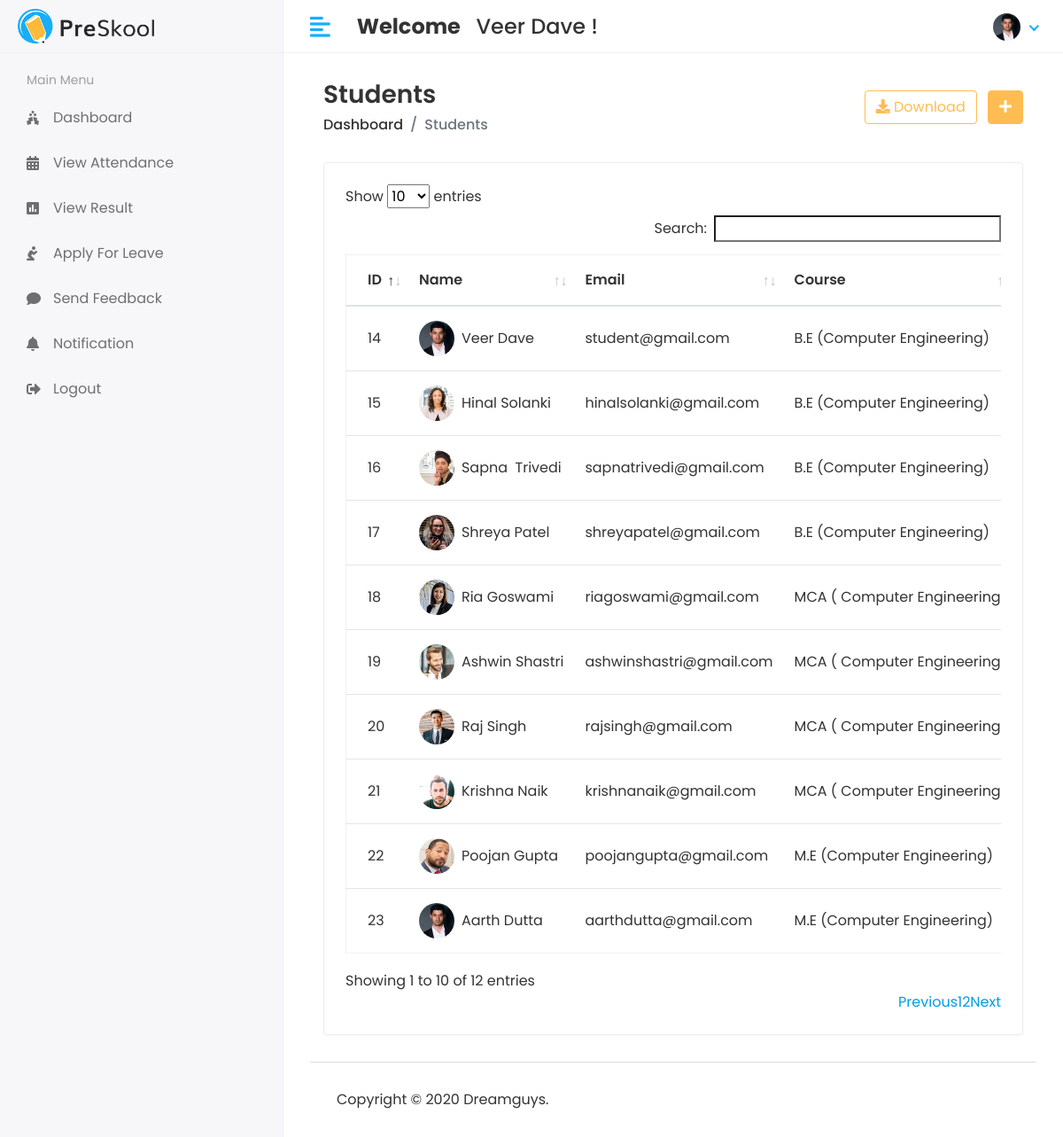
The page /Hod/Student/View (signed in) on the database its author committed.
### app/models.py (models this page shows, shortened)
class CustomUser(AbstractUser):
    USER = (
        (1,'HOD'),
        (2,'STAFF'),
        (3,'STUDENT'),
    )
    user_type = models.CharField(choices=USER,max_length=50,default=1)
    profile_pic = models.ImageField(upload_to='media/profile_pic')

class Student(models.Model):
    admin = models.OneToOneField(CustomUser,on_delete=models.CASCADE)
    address = models.TextField()
    gender = models.CharField(max_length=100)
    course_id = models.ForeignKey(Course,on_delete=models.DO_NOTHING)
    session_year_id = models.ForeignKey(Session_Year,on_delete=models.DO_NOTHING)
    created_at = models.DateTimeField(auto_now_add=True)
    updated_at = models.DateTimeField(auto_now=True)

class Course(models.Model):
    name = models.CharField(max_length=100)
    created_at = models.DateTimeField(auto_now_add=True)
    updated_at = models.DateTimeField(auto_now=True)

### sms/Hod_Views.py (the view)
# urls.py: path('Hod/Student/View', Hod_Views.VIEW_STUDENT,name='view_student'),
@login_required(login_url='/')
def VIEW_STUDENT(request):
    student = Student.objects.all()
    context = {
        'student':student,
    }
    return render(request,'Hod/view_student.html',context)

### templates/Hod/view_student.html (shortened to what this page needs)
{% extends 'base.html' %}
{% block content %}
<div class="content container-fluid">
    <div class="page-header">
       <div class="row align-items-center">
          <div class="col">
             <h3 class="page-title">Students</h3>
             <ul class="breadcrumb">
                <li class="breadcrumb-item"><a href="index.html">Dashboard</a></li>
                <li class="breadcrumb-item active">Students</li>
             </ul>
          </div>
          <div class="col-auto text-right float-right ml-auto">
             <a href="#" class="btn btn-outline-primary mr-2"><i class="fas fa-download"></i> Download</a>
             <a href="add-student.html" class="btn btn-primary"><i class="fas fa-plus"></i></a>
          </div>
       </div>
    </div>
    <div class="row">
       <div class="col-sm-12">
          <div class="card card-table">
             <div class="card-body">
                <div class="table-responsive">
                   <table id="table_id" class="table table-hover table-center mb-0 ">
                      <thead>
                         <tr>
                            <th>ID</th>
                            <th>Name</th>
                            <th>Email</th>
                            <th>Course</th>
                         </tr>
                      </thead>
                      <tbody>
                        {% for i in student %}
                         <tr>
                            <td>{{i.id}}</td>
                            <td>
                               <h2 class="table-avatar">
                                  <a href="student-details.html" class="avatar avatar-sm mr-2"><img class="avatar-img rounded-circle" src="/{{i.admin.profile_pic}}" alt="User Image"></a>
                                  <a href="student-details.html">{{i.admin.first_name}}&nbsp;{{i.admin.last_name}}</a>
                               </h2>
                            </td>
                            <td>{{i.admin.email}}</td>
                            <td>{{i.course_id.name}}</td>
                         </tr>
                         {% endfor %}
                      </tbody>
                   </table>
                </div>
             </div>
          </div>
       </div>
    </div>
 </div>
{% endblock content %}

### templates/base.html (shortened to what this page needs)
<!DOCTYPE html>
<html lang="en">
    {% load static %}
   <head>
      <link rel="stylesheet" href="{% static 'assets/plugins/bootstrap/css/bootstrap.min.css' %}">
      <link rel="stylesheet" href="{% static 'assets/plugins/fontawesome/css/fontawesome.min.css' %}">
      <link rel="stylesheet" href="{% static 'assets/plugins/fontawesome/css/all.min.css' %}">
      <link rel="stylesheet" href="{% static 'assets/css/style.css' %}">
       <link rel="stylesheet" href="{% static 'assets/plugins/datatables/datatables.min.css' %}">
   </head>
   <body>
    <div class="main-wrapper">
        {% include 'includes/header.html'%}
        {% include 'includes/sidebar.html'%}
        <div class="page-wrapper">
            <div class="content container-fluid">
               {% block content %}{% endblock content %}
            {% include 'includes/footer.html'%}
            </div>
            </div>
 </body>
</html>

### templates/includes/header.html (shortened to what this page needs)
{% load static %}
<div class="header">
    <div class="header-left">
       <a href="index.html" class="logo">
       <img src="{% static 'assets/img/logo.png'%}" alt="Logo">
       </a>
    </div>
    <a href="javascript:void(0);" id="toggle_btn">
    <i class="fas fa-align-left"></i>
    </a>
    <div class="top-nav-search mt-3">
       <h4><strong> Welcome </strong> &nbsp <span> {{user.first_name}} {{user.last_name}}</span>&nbsp!</h4>
    </div>
    <ul class="nav user-menu">
       <li class="nav-item dropdown has-arrow">
          <a href="#" class="dropdown-toggle nav-link" data-toggle="dropdown">
            {% if user.profile_pic == "" %}
                  <span class="user-img"><img class="rounded-circle" src="{% static 'assets/img/noimage.png' %}" width="31" alt="Ryan Taylor"></span>
            {% else %}
          <span class="user-img"><img class="rounded-circle" src="/{{user.profile_pic}}" width="31" alt="Ryan Taylor"></span>
          {% endif %}
          </a>
       </li>
    </ul>
 </div>

### templates/includes/sidebar.html (shortened to what this page needs)
{% load active_link_tags %}
<div class="sidebar" id="sidebar">
    <div class="sidebar-inner slimscroll">
       <div id="sidebar-menu" class="sidebar-menu">
         {% if user.user_type == '1'%}
          <ul>
             <li class="menu-title">
                <span>Main Menu</span>
             </li>
             <li class="{% active_link 'hod_home' 'active' %}">
               <a href="{% url 'hod_home' %}"><i class="fas fa-holly-berry"></i> <span>Dashboard</span></a>
            </li>
             <li class="submenu {% active_link 'add_student' 'active' %} {% active_link 'view_student' 'active' %}">
                <a href="#"><i class="fas fa-user-graduate"></i> <span> Students</span> <span class="menu-arrow"></span></a>
                <ul>
                   {% comment %} <li><a href="student-details.html">Student View</a></li> {% endcomment %}
                   <li><a href="{% url 'add_student' %}">Add Student</a></li>
                   <li><a href="{% url 'view_student' %}">View Student</a></li>
                </ul>
             </li>
             <li class="submenu {% active_link 'add_staff' 'active' %} {% active_link 'view_staff' 'active' %}">
                <a href="#"><i class="fas fa-chalkboard-teacher"></i> <span> Staff</span> <span class="menu-arrow"></span></a>
                <ul>
                   <li><a href="{% url 'add_staff' %}">Add Staff</a></li>
                   <li><a href="{% url 'view_staff' %}">View Staff</a></li>
                </ul>
             </li>
             <li class="submenu {% active_link 'add_course' 'active' %} {% active_link 'view_course' 'active' %}">
                <a href="#"><i class="fas fa-graduation-cap"></i> <span> Course</span> <span class="menu-arrow"></span></a>
                <ul>
                   <li><a href="{% url 'add_course' %}">Add_Course</a></li>
                   <li><a href="{% url 'view_course' %}">View Course</a></li>
                </ul>
             </li>
             <li class="submenu {% active_link 'add_subject' 'active' %} {% active_link 'view_subject' 'active' %}">
                <a href="#"><i class="fas fa-book-reader"></i> <span> Subjects</span> <span class="menu-arrow"></span></a>
                <ul>
                   <li><a href="{% url 'add_subject'%}">Add Subject</a></li>
                   <li><a href="{% url 'view_subject'%}">View Subject</a></li>
                </ul>
             </li>
             <li class="submenu {% active_link 'add_session' 'active' %} {% active_link 'view_session' 'active' %}">
               <a href="#"><i class="fas fa-clock"></i> <span> Session </span> <span class="menu-arrow"></span></a>
               <ul>
                  <li><a href="{% url 'add_session'%}">Add Session</a></li>
                  <li><a href="{% url 'view_session'%}">View Session</a></li>
               </ul>
            </li>
            <li>
               <li class=" {% active_link 'staff_send_notification' 'active' %}">
               <a href="{% url 'staff_send_notification'%}"><i class="fas fa-bell"></i> <span>Send Staff Notification</span></a>
            </li>
            <li>
               <li class="{% active_link 'student_send_notification' 'active' %} ">
               <a href="{% url 'student_send_notification'%}"><i class="fas fa-bell"></i> <span>Send Student Notification</span></a>
            </li>
            <li>
               <li class="{% active_link 'view_attendance' 'active' %} ">
               <a href="{% url 'view_attendance'%}"><i class="fas fa-calendar"></i> <span>View Attendance</span></a>
            </li>
            <li>
               <li class="{% active_link 'staff_feedback_reply' 'active' %} ">
               <a href="{% url 'staff_feedback_reply' %}"><i class="fas fa-comments"></i> <span>Staff Feedback</span></a>
            </li>
            <li>
               <li class="{% active_link 'get_student_feedback' 'active' %} ">
               <a href="{% url 'get_student_feedback'%}"><i class="fas fa-comments"></i> <span>Student Feedback</span></a>
            </li>
            <li>
               <li class="{% active_link 'staff_leave_view' 'active' %} ">
               <a href="{% url 'staff_leave_view'%}"><i class="fas fa-envelope"></i> <span>Staff Leave</span></a>
            </li>
            <li>
               <li class="{% active_link 'student_leave_view' 'active' %}">
               <a href="{% url 'student_leave_view'%}"><i class="fas fa-envelope"></i> <span>Student Leave</span></a>
            </li>
            <li>
               <a href="{% url 'logout' %}"><i class="fas fa-sign-out-alt"></i> <span>Logout</span></a>
            </li>
          </ul>
          {% else %}
          <ul>
            <li class="menu-title">
               <span>Main Menu</span>
            </li>
            <li class="{% active_link 'hod_home' 'active' %}">
               <a href="{% url 'hod_home' %}"><i class="fas fa-holly-berry"></i> <span>Dashboard</span></a>
            </li>
         <li class="{% active_link 'student_view_attendance' 'active' %}">
          <a href="{% url 'student_view_attendance' %}"><i class="fas fa-calendar-alt"></i> <span>View Attendance</span></a>
       </li>
         <li class="{% active_link 'student_view_result' 'active' %}">
            <a href="{% url 'student_view_result' %}"><i class="fas fa-poll"></i> <span>View Result</span></a>
         </li>
         <li class="{% active_link 'student_leave' 'active' %}">
            <a href="{% url 'student_leave'%}"><i class="fas fa-pray"></i> <span>Apply For Leave</span></a>
         </li>
         <li class="{% active_link 'student_feedback' 'active' %}">
            <a href="{% url 'student_feedback' %}"><i class="fas fa-comment"></i> <span>Send Feedback</span></a>
         </li>
         <li class="{% active_link 'student_notification' 'active' %}">
            <a href="{% url 'student_notification' %}"><i class="fas fa-bell"></i> <span>Notification</span></a>
         </li>
         <li>
            <a href="{% url 'logout' %}"><i class="fas fa-sign-out-alt"></i> <span>Logout</span></a>
         </li>
         </ul>
          {%endif%}
       </div>
    </div>
 </div>

### templates/includes/footer.html
<footer>
    <p>Copyright © 2020 Dreamguys.</p>
</footer>

### rows shown on the page
CustomUser: first_name "Veer", last_name "Dave", profile_pic (picture)
Student: id "14", admin.profile_pic (picture), admin.first_name "Veer", admin.last_name "Dave", admin.email "student@gmail.com", course_id.name "B.E (Computer Engineering)"
Student: id "15", admin.profile_pic (picture), admin.first_name "Hinal", admin.last_name "Solanki", admin.email "hinalsolanki@gmail.com", course_id.name "B.E (Computer Engineering)"
Student: id "16", admin.profile_pic (picture), admin.first_name "Sapna", admin.last_name "Trivedi", admin.email "sapnatrivedi@gmail.com", course_id.name "B.E (Computer Engineering)"
Student: id "17", admin.profile_pic (picture), admin.first_name "Shreya", admin.last_name "Patel", admin.email "shreyapatel@gmail.com", course_id.name "B.E (Computer Engineering)"
Student: id "18", admin.profile_pic (picture), admin.first_name "Ria", admin.last_name "Goswami", admin.email "riagoswami@gmail.com", course_id.name "MCA ( Computer…"
Student: id "19", admin.profile_pic (picture), admin.first_name "Ashwin", admin.last_name "Shastri", admin.email "ashwinshastri@gmail.com", course_id.name "MCA ( Computer…"
Student: id "20", admin.profile_pic (picture), admin.first_name "Raj", admin.last_name "Singh", admin.email "rajsingh@gmail.com", course_id.name "MCA ( Computer…"
Student: id "21", admin.profile_pic (picture), admin.first_name "Krishna", admin.last_name "Naik", admin.email "krishnanaik@gmail.com", course_id.name "MCA ( Computer…"
Student: id "22", admin.profile_pic (picture), admin.first_name "Poojan", admin.last_name "Gupta", admin.email "poojangupta@gmail.com", course_id.name "M.E (Computer Engineering)"
Student: id "23", admin.profile_pic (picture), admin.first_name "Aarth", admin.last_name "Dutta", admin.email "aarthdutta@gmail.com", course_id.name "M.E (Computer Engineering)"
